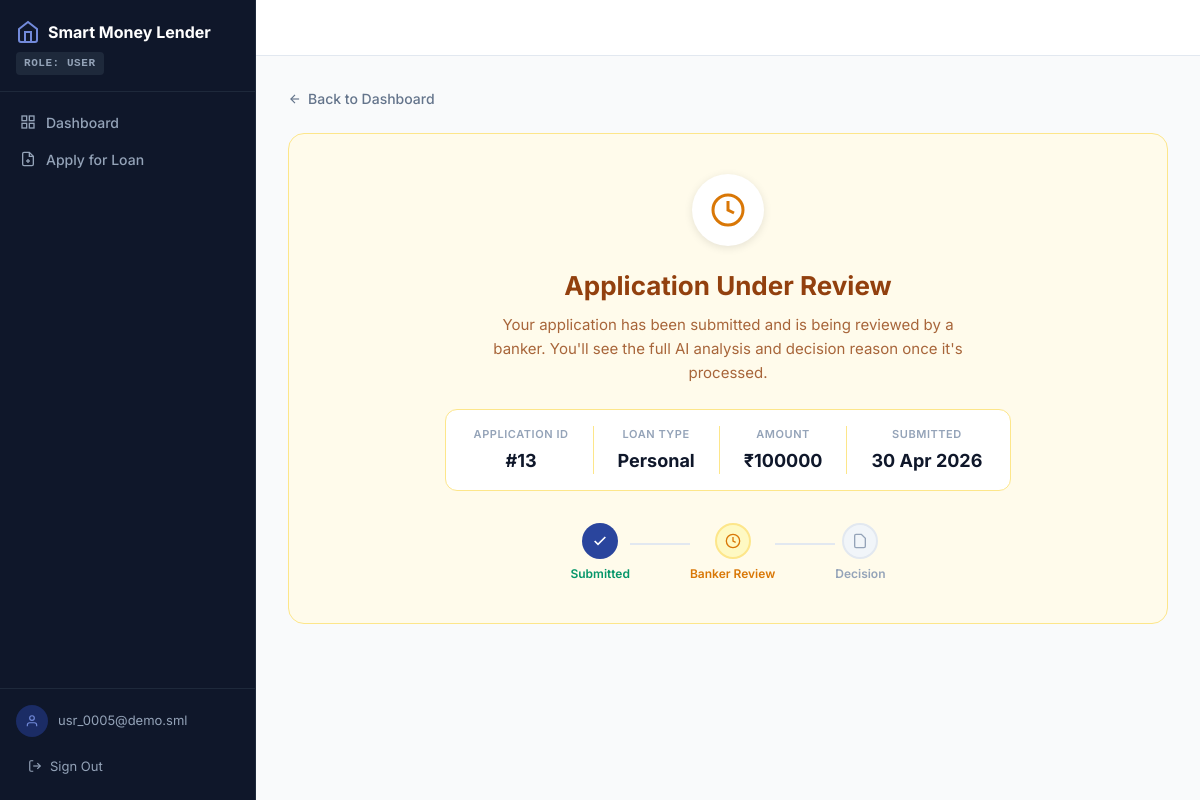
Screenshot of /loans/13/ (signed in) with the database file from the repository.
### loans/models.py (models this page shows, shortened)
class UserProfile(models.Model):
    ROLE_CHOICES = [
        ('user', 'User'),
        ('banker', 'Banker'),
        ('regulator', 'Regulator'),
    ]
    user = models.OneToOneField(User, on_delete=models.CASCADE, related_name='profile')
    role = models.CharField(max_length=20, choices=ROLE_CHOICES, default='user')
    csv_user_id = models.CharField(max_length=20, blank=True, null=True, db_index=True)
    age = models.IntegerField(default=30)
    employment_type = models.CharField(max_length=30, default='salaried')
    monthly_income = models.FloatField(default=0)
    cibil_score = models.FloatField(null=True, blank=True)
    existing_emi = models.FloatField(default=0)
    account_age_months = models.IntegerField(default=0)
    state = models.CharField(max_length=10, blank=True)
    loan_type_preference = models.CharField(max_length=20, default='personal')

class LoanApplication(models.Model):
    LOAN_TYPE_CHOICES = [
        ('personal', 'Personal Loan'),
        ('vehicle',  'Vehicle Loan'),
    ]
    DECISION_CHOICES = [
        ('pending',  'Pending'),
        ('approved', 'Approved'),
        ('rejected', 'Rejected'),
    ]
    user = models.ForeignKey(User, on_delete=models.CASCADE, related_name='applications')
    loan_type          = models.CharField(max_length=20, choices=LOAN_TYPE_CHOICES)
    loan_amount_rupees = models.FloatField()
    tenure_months      = models.IntegerField()
    vehicle_purpose    = models.CharField(max_length=255, blank=True, null=True)
    annual_income_rupees    = models.FloatField(default=0)
    monthly_expenses_rupees = models.FloatField(default=0)
    employment_type         = models.CharField(max_length=30, default='salaried')
    existing_loans_count    = models.IntegerField(default=0)
    existing_emi_rupees     = models.FloatField(default=0)
    credit_score            = models.IntegerField(default=0)
    ai_decision                  = models.CharField(max_length=20, choices=DECISION_CHOICES, default='pending')
    risk_score                   = models.FloatField(default=50)
    user_explanation             = models.TextField(default='')
    shap_factors_json            = models.TextField(default='[]')
    improvement_suggestions_json = models.TextField(default='[]')
    fairness_check_passed        = models.BooleanField(default=True)
    fairness_note                = models.TextField(blank=True, null=True)
    feature_values_json          = models.TextField(default='{}', blank=True)
    kyc_document   = models.FileField(upload_to='loan_docs/%Y/%m/%d', null=True, blank=True)
    address_proof  = models.FileField(upload_to='loan_docs/%Y/%m/%d', null=True, blank=True)
    income_proof   = models.FileField(upload_to='loan_docs/%Y/%m/%d', null=True, blank=True)
    banker_decision    = models.CharField(max_length=20, choices=DECISION_CHOICES, blank=True, null=True)
    banker_note        = models.TextField(blank=True, null=True)
    banker_reviewed_at = models.DateTimeField(blank=True, null=True)
    banker             = models.ForeignKey(
        User, on_delete=models.SET_NULL, null=True, blank=True,
        related_name='reviewed_applications'
    )
    final_status = models.CharField(max_length=20, choices=DECISION_CHOICES, default='pending')
    previous_hash = models.CharField(max_length=64, default='0' * 64)
    current_hash  = models.CharField(max_length=64, default='')
    created_at = models.DateTimeField(auto_now_add=True)
    updated_at = models.DateTimeField(auto_now=True)
    class Meta:
        ordering = ['-created_at']

### loans/views.py (the view)
# urls.py: path('loans/<int:pk>/', views.loan_result, name='loan_result'),
@login_required
def loan_result(request, pk):
    if get_role(request.user) != 'user':
        return redirect('home')
    app = get_object_or_404(LoanApplication, pk=pk, user=request.user)
    decided = app.final_status in ('approved', 'rejected')
    shap_data = json.dumps(app.shap_factors) if decided else '[]'
    return render(request, 'loans/loan_result.html', {
        'app':      app,
        'decided':  decided,
        'shap_data': shap_data,
    })

### loans/views.py (called while the page is built)
def get_role(user):
    try:
        return user.profile.role
    except Exception:
        return 'user'

### templates/loans/loan_result.html (shortened to what this page needs)
{% extends 'loans/base.html' %}
{% block content %}
<div style="max-width:900px;margin:0 auto;display:flex;flex-direction:column;gap:24px;">
  <a href="{% url 'user_dashboard' %}" style="display:inline-flex;align-items:center;gap:6px;font-size:14px;font-weight:500;color:#64748b;text-decoration:none;">
    <svg width="14" height="14" viewBox="0 0 24 24" fill="none" stroke="currentColor" stroke-width="2"><line x1="19" y1="12" x2="5" y2="12"/><polyline points="12 19 5 12 12 5"/></svg>
    Back to Dashboard
  </a>
  {% if not decided %}
  <div style="padding:40px 32px;border-radius:16px;border:1px solid #fde68a;background:#fffbeb;text-align:center;">
    <div style="width:72px;height:72px;border-radius:50%;background:white;box-shadow:0 2px 8px rgba(0,0,0,.1);display:flex;align-items:center;justify-content:center;margin:0 auto 20px;">
      <svg width="36" height="36" viewBox="0 0 24 24" fill="none" stroke="#d97706" stroke-width="2"><circle cx="12" cy="12" r="10"/><polyline points="12 6 12 12 16 14"/></svg>
    </div>
    <h1 style="font-size:26px;font-weight:700;color:#92400e;margin-bottom:8px;">Application Under Review</h1>
    <p style="color:#92400e;opacity:.8;font-size:15px;max-width:480px;margin:0 auto 24px;line-height:1.6;">
      Your application has been submitted and is being reviewed by a banker.
      You'll see the full AI analysis and decision reason once it's processed.
    </p>
    <div style="display:inline-flex;gap:24px;background:white;border:1px solid #fde68a;border-radius:12px;padding:16px 28px;flex-wrap:wrap;justify-content:center;">
      <div style="text-align:center;">
        <div style="font-size:11px;font-weight:600;color:#94a3b8;text-transform:uppercase;letter-spacing:.05em;margin-bottom:4px;">Application ID</div>
        <div style="font-size:18px;font-weight:700;color:#0f172a;">#{{ app.id }}</div>
      </div>
      <div style="text-align:center;">
        <div style="font-size:11px;font-weight:600;color:#94a3b8;text-transform:uppercase;letter-spacing:.05em;margin-bottom:4px;">Loan Type</div>
        <div style="font-size:18px;font-weight:700;color:#0f172a;text-transform:capitalize;">{{ app.loan_type }}</div>
      </div>
      <div style="text-align:center;">
        <div style="font-size:11px;font-weight:600;color:#94a3b8;text-transform:uppercase;letter-spacing:.05em;margin-bottom:4px;">Amount</div>
        <div style="font-size:18px;font-weight:700;color:#0f172a;">₹{{ app.loan_amount_rupees|floatformat:0 }}</div>
      </div>
      <div style="text-align:center;">
        <div style="font-size:11px;font-weight:600;color:#94a3b8;text-transform:uppercase;letter-spacing:.05em;margin-bottom:4px;">Submitted</div>
        <div style="font-size:18px;font-weight:700;color:#0f172a;">{{ app.created_at|date:"d M Y" }}</div>
      </div>
    </div>
    <div style="display:flex;align-items:center;justify-content:center;gap:0;margin-top:32px;flex-wrap:wrap;">
      <div style="display:flex;flex-direction:column;align-items:center;gap:6px;">
        <div style="width:36px;height:36px;border-radius:50%;background:hsl(226,58%,39%);color:white;display:flex;align-items:center;justify-content:center;">
          <svg width="16" height="16" viewBox="0 0 24 24" fill="none" stroke="currentColor" stroke-width="2.5"><polyline points="20 6 9 17 4 12"/></svg>
        </div>
        <div style="font-size:12px;font-weight:600;color:#059669;">Submitted</div>
      </div>
      <div style="width:60px;height:2px;background:#e2e8f0;margin-bottom:18px;"></div>
      <div style="display:flex;flex-direction:column;align-items:center;gap:6px;">
        <div style="width:36px;height:36px;border-radius:50%;background:#fef9c3;border:2px solid #fde68a;color:#d97706;display:flex;align-items:center;justify-content:center;">
          <svg width="16" height="16" viewBox="0 0 24 24" fill="none" stroke="currentColor" stroke-width="2"><circle cx="12" cy="12" r="10"/><polyline points="12 6 12 12 16 14"/></svg>
        </div>
        <div style="font-size:12px;font-weight:600;color:#d97706;">Banker Review</div>
      </div>
      <div style="width:60px;height:2px;background:#e2e8f0;margin-bottom:18px;"></div>
      <div style="display:flex;flex-direction:column;align-items:center;gap:6px;">
        <div style="width:36px;height:36px;border-radius:50%;background:#f1f5f9;border:2px solid #e2e8f0;color:#94a3b8;display:flex;align-items:center;justify-content:center;">
          <svg width="16" height="16" viewBox="0 0 24 24" fill="none" stroke="currentColor" stroke-width="2"><path d="M14 2H6a2 2 0 0 0-2 2v16a2 2 0 0 0 2 2h12a2 2 0 0 0 2-2V8z"/></svg>
        </div>
        <div style="font-size:12px;font-weight:600;color:#94a3b8;">Decision</div>
      </div>
    </div>
  </div>
  {% endif %}
</div>
{% endblock %}

### templates/loans/base.html (shortened to what this page needs)
<!DOCTYPE html>
<html lang="en">
<head>
  <script src="https://cdn.tailwindcss.com"></script>
</head>
<body>
{% if user.is_authenticated %}
<aside class="app-sidebar">
  <div style="padding:20px 16px 16px; border-bottom:1px solid #1e293b;">
    <div style="display:flex;align-items:center;gap:8px;color:white;font-weight:700;font-size:16px;">
      <svg width="24" height="24" viewBox="0 0 24 24" fill="none" stroke="currentColor" stroke-width="2" style="color:hsl(226,58%,65%)"><path d="M3 9l9-7 9 7v11a2 2 0 0 1-2 2H5a2 2 0 0 1-2-2z"/><polyline points="9 22 9 12 15 12 15 22"/></svg>
      Smart Money Lender
    </div>
    <div style="margin-top:8px;display:inline-block;background:#1e293b;color:#94a3b8;font-size:11px;font-weight:600;font-family:monospace;padding:3px 8px;border-radius:4px;letter-spacing:.05em;">
      ROLE: {% if user.profile.role %}{{ user.profile.role|upper }}{% else %}USER{% endif %}
    </div>
  </div>
  <nav style="flex:1;padding:12px 8px;">
    {% if user.profile.role == 'user' or not user.profile.role %}
      <a href="{% url 'user_dashboard' %}" class="nav-item {% if request.resolver_match.url_name == 'user_dashboard' %}active{% endif %}">
        <svg width="16" height="16" viewBox="0 0 24 24" fill="none" stroke="currentColor" stroke-width="2"><rect x="3" y="3" width="7" height="7"/><rect x="14" y="3" width="7" height="7"/><rect x="14" y="14" width="7" height="7"/><rect x="3" y="14" width="7" height="7"/></svg>
        Dashboard
      </a>
      <a href="{% url 'apply_loan' %}" class="nav-item {% if request.resolver_match.url_name == 'apply_loan' %}active{% endif %}">
        <svg width="16" height="16" viewBox="0 0 24 24" fill="none" stroke="currentColor" stroke-width="2"><path d="M14 2H6a2 2 0 0 0-2 2v16a2 2 0 0 0 2 2h12a2 2 0 0 0 2-2V8z"/><polyline points="14 2 14 8 20 8"/><line x1="12" y1="18" x2="12" y2="12"/><line x1="9" y1="15" x2="15" y2="15"/></svg>
        Apply for Loan
      </a>
    {% endif %}
  </nav>
  <div style="padding:16px;border-top:1px solid #1e293b;">
    <div style="display:flex;align-items:center;gap:10px;margin-bottom:12px;">
      <div style="width:32px;height:32px;border-radius:50%;background:hsl(226,58%,25%);display:flex;align-items:center;justify-content:center;color:hsl(226,58%,65%);flex-shrink:0;">
        <svg width="14" height="14" viewBox="0 0 24 24" fill="none" stroke="currentColor" stroke-width="2"><path d="M20 21v-2a4 4 0 0 0-4-4H8a4 4 0 0 0-4 4v2"/><circle cx="12" cy="7" r="4"/></svg>
      </div>
      <span style="font-size:13px;color:#94a3b8;overflow:hidden;text-overflow:ellipsis;white-space:nowrap;">{{ user.email|default:user.username }}</span>
    </div>
    <form method="post" action="{% url 'logout' %}" style="margin:0;">{% csrf_token %}<button type="submit" style="width:100%;display:flex;align-items:center;gap:8px;padding:8px 12px;background:none;border:none;cursor:pointer;color:#94a3b8;font-size:13px;border-radius:6px;" onmouseover="this.style.background='#1e293b';this.style.color='white'" onmouseout="this.style.background='none';this.style.color='#94a3b8'"><svg width="14" height="14" viewBox="0 0 24 24" fill="none" stroke="currentColor" stroke-width="2"><path d="M9 21H5a2 2 0 0 1-2-2V5a2 2 0 0 1 2-2h4"/><polyline points="16 17 21 12 16 7"/><line x1="21" y1="12" x2="9" y2="12"/></svg>Sign Out</button></form>
  </div>
</aside>
<div class="app-main">
  <header class="app-header">
  </header>
  <main class="app-content">
    <div class="app-inner">
      {% block content %}{% endblock %}
    </div>
  </main>
</div>
{% else %}
{% block content_public %}{% endblock %}
{% endif %}
</body>
</html>

### templates/loans/base.html (style rules this page uses)
body { font-family: 'Inter', system-ui, sans-serif; background: hsl(210,20%,98%); color: #0f172a; }
.app-sidebar { width: 256px; min-height: 100vh; background: #0f172a; display: flex; flex-direction: column; position: fixed; top: 0; left: 0; z-index: 40; border-right: 1px solid #1e293b; }
.app-main { margin-left: 256px; flex: 1; min-height: 100vh; display: flex; flex-direction: column; }
.app-header { height: 56px; border-bottom: 1px solid #e2e8f0; background: white; display: flex; align-items: center; padding: 0 24px; position: sticky; top: 0; z-index: 10; }
.app-content { flex: 1; padding: 32px; overflow: auto; }
.app-inner { max-width: 1152px; margin: 0 auto; }
.nav-item { display: flex; align-items: center; gap: 10px; padding: 8px 12px; border-radius: 6px; color: #94a3b8; font-size: 14px; font-weight: 500; text-decoration: none; transition: all .15s; }

### rows the page displays
LoanApplication: id "13", loan_type "Personal", loan_amount_rupees "100000", created_at "30 Apr 2026"

### other values shown
{{ user.profile.role|upper }} "USER"
{{ user.email|default:user.username }} "usr_0005@demo.sml"
